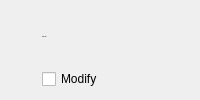
               <widget class="QWidget" name="statusBarPageHeader" native="true">
                <layout class="QHBoxLayout" name="horizontalLayout_5">
                 <property name="spacing">
                  <number>10</number>
                 </property>
                 <property name="leftMargin">
                  <number>0</number>
                 </property>
                 <property name="rightMargin">
                  <number>0</number>
                 </property>
                 <item>
                  <widget class="QToolButton" name="toolButton_8">
                   <property name="enabled">
                    <bool>false</bool>
                   </property>
                   <property name="styleSheet">
                    <string notr="true">QToolButton {
    icon-size: 24px;
    background-color: transparent;
    padding-left: 0px;
    padding-right: 5px;
    border-radius: 0px;
}</string>
                   </property>
                   <property name="icon">
                    <iconset resource="../resources.qrc">
                     <normaloff>:/icon/wifi.svg</normaloff>:/icon/wifi.svg</iconset>
                   </property>
                  </widget>
                 </item>
                 <item>
                  <widget class="QWidget" name="verticalWidget_2" native="true">
                   <layout class="QVBoxLayout" name="verticalLayout_5">
                    <property name="spacing">
                     <number>6</number>
                    </property>
                    <property name="leftMargin">
                     <number>0</number>
                    </property>
                    <property name="topMargin">
                     <number>0</number>
                    </property>
                    <property name="rightMargin">
                     <number>0</number>
                    </property>
                    <property name="bottomMargin">
                     <number>0</number>
                    </property>
                    <item>
                     <widget class="QLabel" name="statusBarLbl">
                      <property name="font">
                       <font>
                        <pointsize>-1</pointsize>
                        <bold>false</bold>
                       </font>
                      </property>
                      <property name="text">
                       <string>Status Bar</string>
                      </property>
                     </widget>
                    </item>
                    <item>
                     <widget class="QCheckBox" name="statusBarEnabledChk">
                      <property name="text">
                       <string>Modify</string>
                      </property>
                     </widget>
                    </item>
                   </layout>
                  </widget>
                 </item>
                 <item>
                  <spacer name="horizontalSpacer_4">
                   <property name="orientation">
                    <enum>Qt::Horizontal</enum>
                   </property>
                   <property name="sizeHint" stdset="0">
                    <size>
                     <width>40</width>
                     <height>20</height>
                    </size>
                   </property>
                  </spacer>
                 </item>
                </layout>
               </widget>
